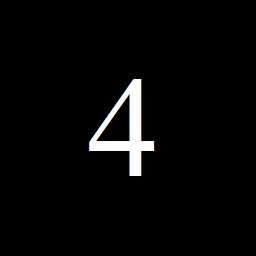
//> input picture test_sample/number4_256.jpg, 256 x 256 px
$ ./main   (built with g++ and OpenCV 4)
//> lines starting //> are read from the running program, lines starting //| are printed output that depends on the picture
### Img_show.h
#pragma once
#include<opencv2\opencv.hpp>
#include"sig_process.h"
void imshow(Cpx(*src)[width]);

### sig_process.h
#pragma once
#include<opencv2/opencv.hpp>
#include<vector>
#include<cmath>
#include<time.h>
using namespace cv;
using namespace std;
const double PI = acos(-1); // pi值
const int height = 256, width = 256;

struct Cpx // 定义一个复数结构体和复数运算法则
{
	double r, i;
	Cpx() : r(0), i(0) {} // 结构体的默认函数
	Cpx(double _r, double _i) : r(_r), i(_i) {} // 结构体的有参构造函数
};

//运算符重载


int ReverseBin(int a, int n);

Mat Resize_doubleline(Mat img);

void fft(vector<Cpx>& a, int lim, int opt);

void FFT2D(Cpx(*src)[width], Cpx(*dst)[width], int opt);

void ScaleMinMax(Mat src, Mat out);

void fftshift(Mat src, Mat out);

void fftshift(Cpx(*src)[width], Cpx(*dst)[width]);

void Mat2Cpx(Mat src, Cpx(*dst)[width]);

void Cpx2Mat(Cpx(*src)[width], Mat dst);

void get_AutoCor_from_img(Cpx(*src)[width], Cpx(*dst)[width]);

void get_FFTamp_from_AutoCor(Cpx(*src)[width], Cpx(*dst)[width]);

void sqrt(Cpx(*src)[width], Cpx(*dst)[width]);

void Cpx2MatDouble(Cpx(*src)[width], Mat dst);

void add_RandomPhase(Cpx(*src)[width], Cpx(*dst)[width]);

void ER_constraint(Cpx(*src)[width], Cpx(*dst)[width]);

void HIO_constraint(Cpx(*src_1)[width], Cpx(*src_2)[width], Cpx(*dst)[width], double beta);

void Update_Phase(Cpx(*FFTamp)[width], Cpx(*dst)[width]);

void CenterImg(Cpx(*src)[width], Cpx(*dst)[width]);

### sig_process.cpp
#include<opencv2/opencv.hpp>
#include"sig_process.h"

Cpx operator + (Cpx a, Cpx b) { return Cpx(a.r + b.r, a.i + b.i); }
Cpx operator - (Cpx a, Cpx b) { return Cpx(a.r - b.r, a.i - b.i); }
Cpx operator * (Cpx a, Cpx b) { return Cpx(a.r * b.r - a.i * b.i, a.r * b.i + a.i * b.r); }
Cpx operator / (Cpx a, int b) { return Cpx(a.r * 1.0 / b, a.i * 1.0 / b); }


int ReverseBin(int a, int n)
	{
		int ret = 0;
		for (int i = 0; i < n; i++)
		{
			if (a & (1 << i)) ret |= (1 << (n - 1 - i));
		}
		return ret;
	}

void fft(vector<Cpx> &a, int lim, int opt) {
	int index;
	vector<Cpx> tempA(lim);
	for (int i = 0; i < lim; i++)
	{
		index = ReverseBin(i, log2(lim));
		tempA[i] = a[index];
	}

	vector<Cpx> WN(lim / 2);
	//生成WN表,避免重复计算
	for (int i = 0; i < lim / 2; i++)
	{
		WN[i] = Cpx(cos(2 * PI * i / lim), opt * -sin(2 * PI * i / lim));
	}

	//蝶形运算
	int Index0, Index1;
	Cpx temp;
	for (int steplenght = 2; steplenght <= lim; steplenght *= 2)
	{
		for (int step = 0; step < lim / steplenght; step++)
		{
			for (int i = 0; i < steplenght / 2; i++)
			{
				Index0 = steplenght * step + i;
				Index1 = steplenght * step + i + steplenght / 2;

				temp = tempA[Index1] * WN[lim / steplenght * i];
				tempA[Index1] = tempA[Index0] - temp;
				tempA[Index0] = tempA[Index0] + temp;
			}
		}
	}
	for (int i = 0; i < lim; i++)
	{
		if (opt == -1)
		{
			a[i] = tempA[i] / lim;
		}
		else
		{
			a[i] = tempA[i];
		}
	}
}

void FFT2D(Cpx(*src)[width], Cpx(*dst)[width], int opt)
{
	//第一遍fft
	for (int i = 0; i < height; i++)
	{
		vector<Cpx> tempData(src[i],src[i]+width);//行优化拷贝速度

		/*
		vector<Cpx> tempData(width);
		//获取每行数据
		for (int j = 0; j < width; j++)
		{
			tempData[j] = src[i][j];
		}
		*/

		//一维FFT
		fft(tempData, width, opt);
		//写入每行数据
		for (int j = 0; j < width; j++)
		{
			dst[i][j] = tempData[j];
		}
	}

	//第二遍fft
	for (int i = 0; i < width; i++)
	{
		//列拷贝优化
		vector<Cpx> tempData(height);
		//获取每列数据
		for (int j = 0; j < height; j++)
		{
			tempData[j] = dst[j][i];
		}
		//一维FFT
		fft(tempData, height, opt);
		//写入每列数据
		for (int j = 0; j < height; j++)
		{
			dst[j][i] = tempData[j];
		}
	}
}
void sqrt(Cpx(*src)[width], Cpx(*dst)[width])
{
	for (int i = 0; i < width; i++)
	{
		for (int j = 0; j < height; j++)
		{
			dst[i][j].r = sqrt(src[i][j].r);
			dst[i][j].i = 0;

		}
	}
}

void get_AutoCor_from_img(Cpx(*src)[width], Cpx(*dst)[width])
{
	Cpx (*tempA)[width] = new Cpx[height][width];
	Cpx (*tempB)[width] = new Cpx[height][width];
	FFT2D(src, tempA, 1);
	for (int i = 0; i < width; i++)
	{
		for (int j = 0; j < height; j++)
		{
			tempA[i][j].r= tempA[i][j].r * tempA[i][j].r + tempA[i][j].i * tempA[i][j].i;
			tempA[i][j].i = 0 ;

		}
	}
	FFT2D(tempA, tempB, -1);
	fftshift(tempB, dst);
	delete[] tempA;
	delete[] tempB;
}

void get_FFTamp_from_AutoCor(Cpx(*src)[width], Cpx(*dst)[width])
{
	Cpx(*tempA)[width] = new Cpx[height][width];
	Cpx(*tempB)[width] = new Cpx[height][width];
	fftshift(src, tempA);
	FFT2D(tempA, tempB,1);
	sqrt(tempB, dst);
	delete[]tempA;
	delete[]tempB;
}

void add_RandomPhase(Cpx(*src)[width], Cpx(*dst)[width])
{
	srand(time(NULL));
	for (int i = 0; i < width; i++)
	{
		for (int j = 0; j < height; j++)
		{
			double N_rand = ((double)rand() / (RAND_MAX));
			//cout<<N_rand<<endl;
			dst[i][j].r = src[i][j].r*cos(2*PI*N_rand);
			dst[i][j].i = src[i][j].r*sin(2*PI*N_rand);
		}
	}
}

void ER_constraint(Cpx(*src)[width], Cpx(*dst)[width])
{
	double real;
	for (int i = 0; i < width; i++)
	{
		for (int j = 0; j < height; j++)
		{
			dst[i][j].i = 0;
			real = src[i][j].r;
			if (real < 0) dst[i][j].r = 0;
			else dst[i][j].r = real;
		}
	}
}

void HIO_constraint(Cpx(*src_1)[width], Cpx(*src_2)[width], Cpx(*dst)[width], double beta)
{
	double real;
	for (int i = 0; i < width; i++)
	{
		for (int j = 0; j < height; j++)
		{
			real = src_1[i][j].r;
			if (real< 0) dst[i][j].r = src_2[i][j].r - beta * real;
			else dst[i][j].r = real;
			dst[i][j].i = 0;
		}
	}
}

void Update_Phase(Cpx(*FFTamp)[width], Cpx(*dst)[width])
{
	double Amp, Pha;
	for (int i = 0; i < width; i++)
	{
		for (int j = 0; j < height; j++)
		{
			Amp = sqrt(FFTamp[i][j].r * FFTamp[i][j].r + FFTamp[i][j].i * FFTamp[i][j].i);
			Pha = atan2(dst[i][j].i, dst[i][j].r);
			dst[i][j].r = Amp * cos(Pha);
			dst[i][j].i = Amp * sin(Pha);
		}
	}
}

void CenterImg(Cpx(*src)[width], Cpx(*dst)[width])
{
	int i_MAX = 0;
	int j_MAX = 0;
	//Cpx(*temp)[width] = new Cpx[height][width];
	//temp = src;
	double MAX=src[0][0].r;
	// 找最大值及索引
	for (int i = 0; i < width; i++)
	{
		for (int j = 0; j < height; j++)
		{
			if (src[i][j].r > MAX)
			{
				MAX = src[i][j].r;
				i_MAX = i;
				j_MAX = j;
			}
		}
	}
	//矩阵shift操作
	int width_shift = (width / 2)- i_MAX;
	int height_shift = (height / 2)- j_MAX;

	//width_shift = ((width_shift % width) + width) % width;
	//height_shift = ((height_shift % width) + height) % height;
	for (int i = 0; i < width; i++)
	{
		for (int j = 0; j < height; j++)
		{
			dst[i][j].r =src[(i - width_shift+width)%width][(j - (height_shift)+height)%height].r;
			//dst[i][j].r = src[(i + width_shift) % width][(j + height_shift) % height].r;
		}
	}

}

Mat Resize_doubleline(Mat img)
{
	int w = img.cols;
	int h = img.rows;
	Mat out(height, width, CV_8UC1);

	uchar* p = out.ptr<uchar>(0);//p是指向out第一行第一个元素的指针
	uchar* p2 = img.ptr<uchar>(0);//p2是指向img第一行第一个元素的指针

	int x_before, y_before;
	for (int y = 0; y < height; y++) {
		for (int x = 0; x < width; x++)
		{
			//寻找(x,y)在原图像中的对应像素
			float d_original_img_hnum = y * h / height;
			float d_original_img_wnum = x * w / width;

			//对应像素转整形，得到四领域中左上a点的像素坐标
			int i_original_img_hnum = d_original_img_hnum;
			int i_original_img_wnum = d_original_img_wnum;


			float distance_to_a_x = d_original_img_wnum - i_original_img_wnum;//在原图像中与a点的水平距离
			float distance_to_a_y = d_original_img_hnum - i_original_img_hnum;//在原图像中与a点的垂直距离

			//找到abcd四个坐标
			int point_a = i_original_img_hnum * w + i_original_img_wnum;
			int point_b = i_original_img_hnum * w + i_original_img_wnum + 1;
			int point_c = (i_original_img_hnum + 1) * w + i_original_img_wnum;
			int point_d = (i_original_img_hnum + 1) * w + i_original_img_wnum + 1;

			//边缘处理
			if (i_original_img_hnum == h - 1)
			{
				point_c = point_a;
				point_d = point_b;
			}
			if (i_original_img_wnum == w - 1)
			{
				point_b = point_a;
				point_d = point_c;
			}

			//计算双线性插值结果
			p[y * width + x] =
				p2[point_a] * (1 - distance_to_a_x) * (1 - distance_to_a_y) +
				p2[point_b] * distance_to_a_x * (1 - distance_to_a_y) +
				p2[point_c] * distance_to_a_y * (1 - distance_to_a_x) +
				p2[point_d] * distance_to_a_y * distance_to_a_x;

		}
	}
	return out;
}

void ScaleMinMax(Mat src, Mat out)
{
	int w = src.cols;
	int h = src.rows;
	double* p = src.ptr<double>(0);
	uchar* pOut = out.ptr<uchar>(0);
	double max = p[0];
	double min = p[0];

	//找minmax
	for (int i = 0; i < w * h; i++)
	{
		if (p[i] > max) max = p[i];
		if (p[i] < min) min = p[i];
	}

	double scale = 255.0 / (max - min);
	//fftshift
	for (int i = 0; i < w * h; i++)
	{
		pOut[i] = (uchar)((p[i] - min) * scale);
	}
}

// [12 lines left out: function fftshift, not called in this run]

void fftshift(Cpx(*src)[width], Cpx(*dst)[width]) {
	for (int i = 0; i < width; i++)
	{
		for (int j = 0; j < height; j++)
		{
			if (i < width / 2 && j < height / 2) dst[i][j] = src[i + width / 2][j + height / 2];
			else if (i >= width / 2 && j >= height / 2) dst[i][j] = src[i - width / 2][j - height / 2];
			else if (i >= width / 2 && j < height / 2) dst[i][j] = src[i - width / 2][j + height / 2];
			else if (i < width / 2 && j >= height / 2) dst[i][j] = src[i + width / 2][j - height / 2];
			else break;
		}
	}
}

void Mat2Cpx(Mat src, Cpx(*dst)[width])
{
	//这里Mat里的数据得是unchar类型
	uchar* p = src.ptr<uchar>(0);
	for (int i = 0; i < height; i++)
	{
		for (int j = 0; j < width; j++)
		{
			dst[i][j] = Cpx(p[i * width + j], 0);
		}
	}
}

// [13 lines left out: function Cpx2Mat, not called in this run]

void Cpx2MatDouble(Cpx(*src)[width], Mat dst)
{
	//这里Mat里的数据得是double类型
	double* p = dst.ptr<double>(0);
	for (int i = 0; i < height; i++)
	{
		for (int j = 0; j < width; j++)
		{
			double g = sqrt(src[i][j].r * src[i][j].r + src[i][j].i * src[i][j].i);
			//g = log(g + 1);  //转换为对数尺度
			p[j + i * width] = (double)g;
		}
	}
}

### main.cpp
#include<iostream>
#include"sig_process.h"


int main() {
	Mat img = imread("./test_sample/number4_256.jpg",0);
//> img: 256 rows x 256 cols, CV_8UC1; min 0, max 255, mean 7.8
	imshow("read image", img);
	Cpx(*src)[width] = new Cpx[height][width];
	//src是指向含有width个Cpx结构体的数组的指针
	//用new创建二维数组，类型为结构体Cpx。 每个一维数组的类型为Cpx[width]

	Mat imgRez = Resize_doubleline(img);
	//imshow("resize", imgRez);
	Mat2Cpx(imgRez, src);

	//Cpx (*dst)[width] = new Cpx[height][width];
	//dst是傅里叶变换的内存空间

	Cpx(*xc)[width] = new Cpx[height][width];
	double t5 = getTickCount();
	get_AutoCor_from_img(src, xc);
	Cpx(*FFTamp)[width] = new Cpx[height][width];
	get_FFTamp_from_AutoCor(xc, FFTamp);
	Cpx(*FFTamp_rPha)[width] = new Cpx[height][width];
	//FFT2D(src, FFTamp, 1);
	add_RandomPhase(FFTamp,FFTamp_rPha);

	double t6 = getTickCount();
	double t5t6 = (t6 - t5) / getTickFrequency();
	std::cout << "autoCor耗时: " << t5t6 << "秒" << std::endl;

	Mat xc_mat = Mat::zeros(height, width, CV_64F);
	Mat xc_mat2 = Mat::zeros(height, width, CV_8UC1);
	Cpx2MatDouble(xc, xc_mat);
	ScaleMinMax(xc_mat, xc_mat2);
	imshow("xc", xc_mat2);
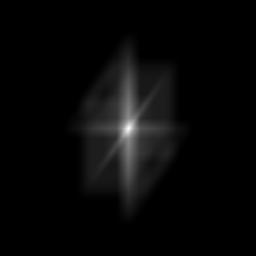
//> window 'xc': 256 rows x 256 cols, CV_8UC1; min 0, max 255, mean 7.9

	const int N_HIO = 100;
	const int N_ER = 50;
	Cpx(*Obj)[width] = new Cpx[height][width];
	Cpx(*Obj_Cons)[width] = new Cpx[height][width];

	double ta;
	double tb;

	double beta = 2;
	//double ta = getTickCount();
	//HIO
	//ta = getTickCount();
	for (int i = 0; i < N_HIO; i++)
	{
		FFT2D(FFTamp_rPha, Obj, -1);
		HIO_constraint(Obj, Obj_Cons,Obj_Cons,beta);
		FFT2D(Obj_Cons, FFTamp_rPha, 1);
		Update_Phase(FFTamp, FFTamp_rPha);
		beta = beta - (beta / N_HIO);
	}

	//ER

	for (int i = 0; i<N_ER; i++)
	{
		FFT2D(FFTamp_rPha, Obj, -1);
		ER_constraint(Obj, Obj_Cons);
		FFT2D(Obj_Cons, FFTamp_rPha, 1);
		Update_Phase(FFTamp, FFTamp_rPha);
	}

	Cpx(*Obj_Recons)[width] = new Cpx[height][width];
	ta = getTickCount();
	FFT2D(FFTamp_rPha, Obj, -1);
	tb = getTickCount();

	ER_constraint(Obj, Obj_Cons);
	CenterImg(Obj_Cons, Obj_Recons);
	double tatb = (tb - ta) / getTickFrequency();
	std::cout << "PRA耗时: " << tatb << "秒" << std::endl;

	//显示重建图像
	Mat out = Mat::zeros(height, width, CV_64F);
	Cpx2MatDouble(Obj_Recons, out);

	Mat out3 = Mat::zeros(height, width, CV_8UC1);
	ScaleMinMax(out, out3);
	imshow("相位恢复", out3);
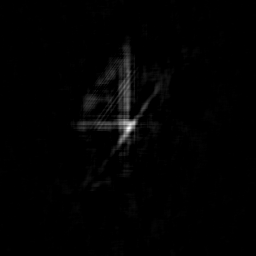
//> window '相位恢复': 256 rows x 256 cols, CV_8UC1; min 0, max 255, mean 2.5
	//imwrite("相位恢复.jpg", out3);

	waitKey(0);
}
